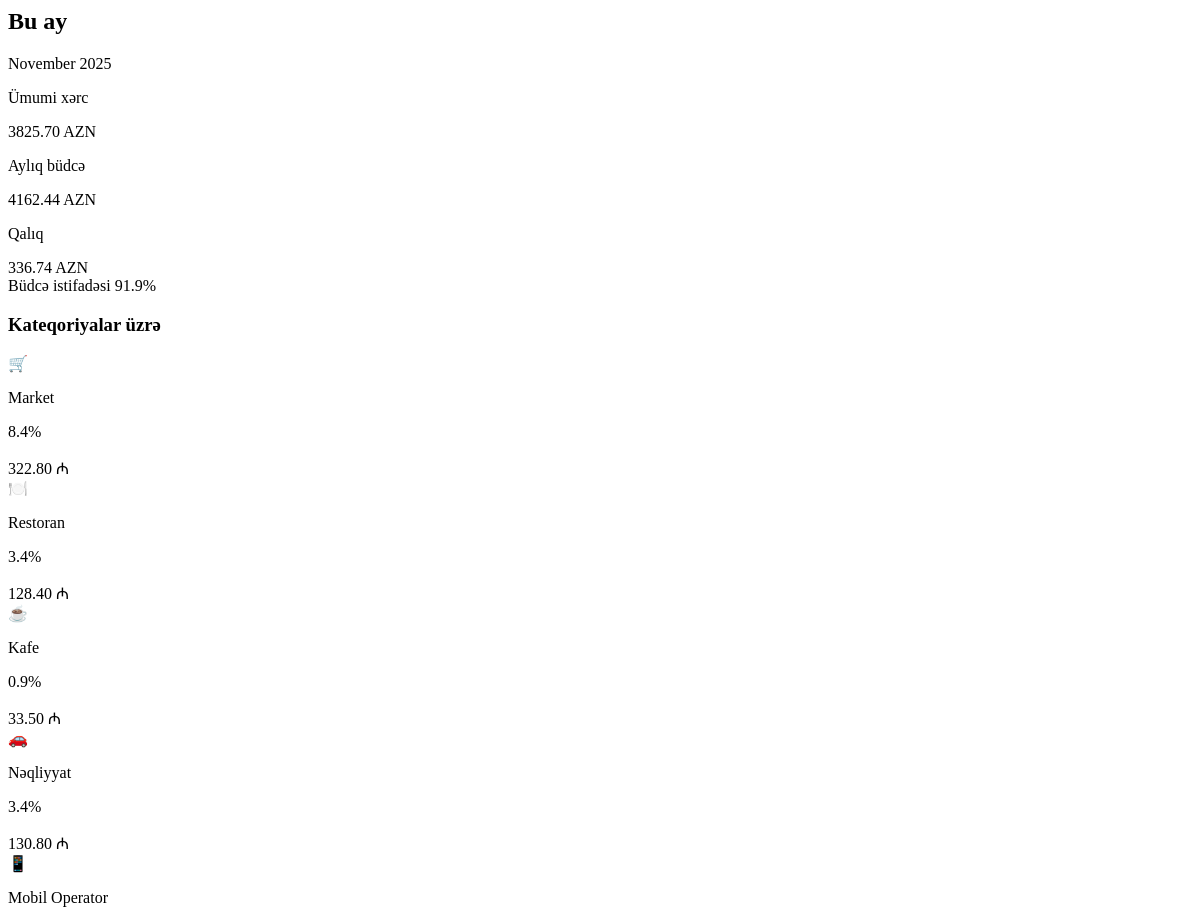
Before: /api/dashboard-updates (signed in, upper part) with the older database file.
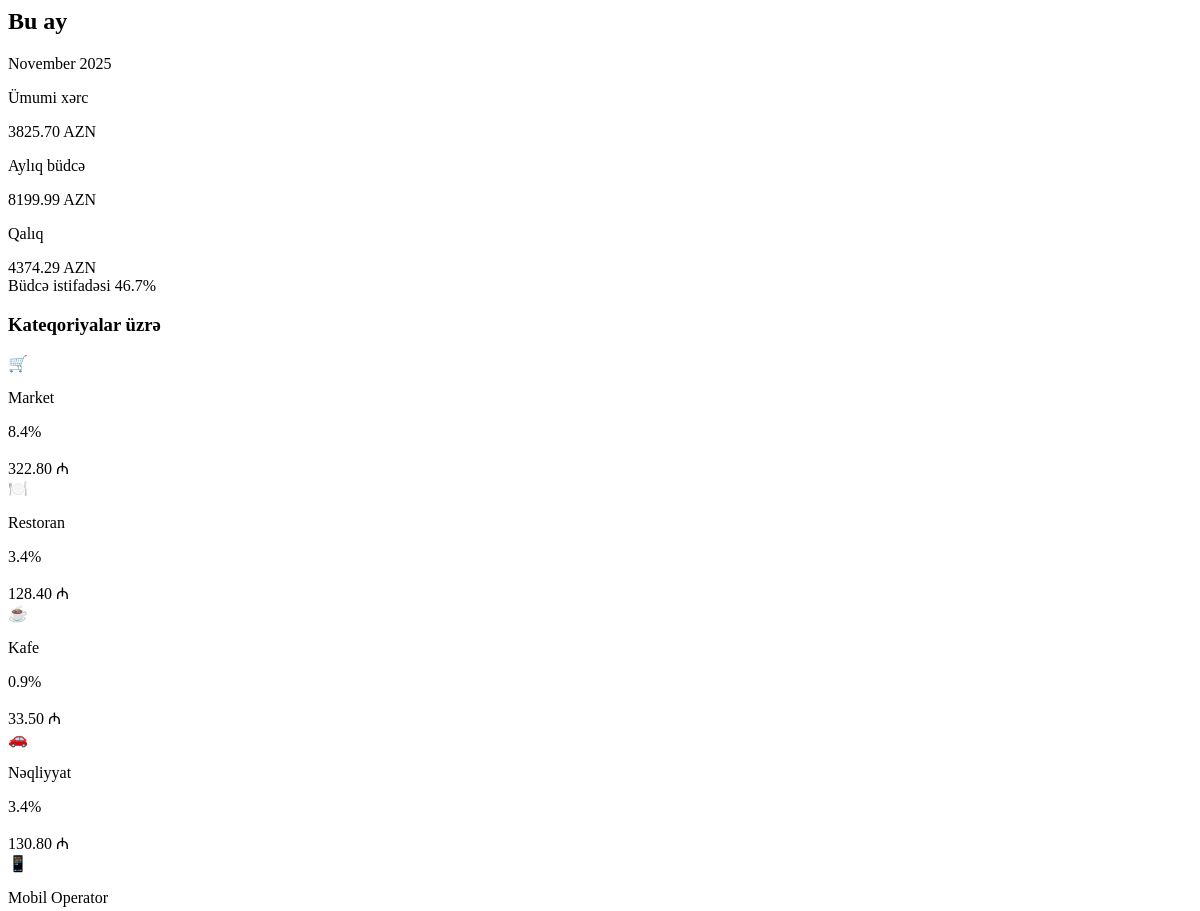
After: the same page with the newer database file.
### models.py (models this page shows, shortened)
class User(Base):
    __tablename__ = "users"
    id = Column(Integer, primary_key=True, index=True)
    username = Column(String, unique=True, index=True, nullable=False)
    password_hash = Column(String, nullable=True)  # Hashed password (nullable for demo user)
    monthly_income = Column(Float, nullable=True)  # Monthly salary/income
    monthly_budget = Column(Float, default=1000.0)
    xp_points = Column(Integer, default=0)
    level_title = Column(String, default="Rookie")
    last_rewarded_month = Column(String, nullable=True)  # Format: "YYYY-MM"
    preferred_language = Column(String, default="az")  # az, en, ru
    voice_enabled = Column(Boolean, default=True)
    daily_budget_limit = Column(Float, nullable=True)
    currency = Column(String, default="AZN")  # Display/Base currency
    personality_mode = Column(String, default="normal")  # normal, mom, strict
    is_premium = Column(Boolean, default=False)  # Premium subscription status
    readability_mode = Column(Boolean, default=False)  # Accessibility mode for vision-impaired users
    coins = Column(Integer, default=0)  # FinMate Coins for reward system
    ai_name = Column(String, default="FinMate")  # Customizable AI name
    ai_attitude = Column(String, default="Professional")  # Strict, Funny, Sarcastic, Supportive
    ai_style = Column(String, default="Formal")  # Slang, Shakespearean, Dialect, Short
    ai_persona_mode = Column(String, default="Auto")  # Auto (behavioral profiling) or Manual
    login_streak = Column(Integer, default=0)
    last_login_date = Column(Date, nullable=True)
    created_at = Column(DateTime, default=datetime.utcnow)
    expenses = relationship("Expense", back_populates="user", cascade="all, delete-orphan")
    chat_messages = relationship("ChatMessage", back_populates="user", cascade="all, delete-orphan")
    xp_logs = relationship("XPLog", back_populates="user", cascade="all, delete-orphan")
    dreams = relationship("Dream", back_populates="user", cascade="all, delete-orphan")

### main.py (the view)
@app.get("/api/dashboard-updates")
async def get_dashboard_updates(request: Request, db: Session = Depends(get_db)):
    user = get_current_user(request, db)
    if not user:
        raise HTTPException(status_code=401, detail="Authentication required")
    now = datetime.now()
    start_of_month = datetime(now.year, now.month, 1)
    expenses = db.query(Expense).filter(
        Expense.user_id == user.id,
        Expense.date >= start_of_month
    ).all()
    total_spending = sum(e.amount for e in expenses)
    category_data = {}
    for exp in expenses:
        category_data[exp.category] = category_data.get(exp.category, 0) + exp.amount
    budget_percentage = 0
    if user.monthly_budget > 0:
        budget_percentage = (total_spending / user.monthly_budget) * 100
    recent_expenses = db.query(Expense).filter(
        Expense.user_id == user.id
    ).order_by(Expense.created_at.desc()).limit(10).all()
    return templates.TemplateResponse("partials/dashboard_updates.html", {
        "request": request,
        "user": user,
        "total_spending": total_spending,
        "budget_percentage": budget_percentage,
        "category_data": category_data,
        "recent_expenses": recent_expenses,
        "now": now,
        "min": min,
        "float": float
    })

### templates/partials/dashboard_updates.html (shortened to what the changed rows need)
<div id="dashboard-stats" hx-swap-oob="true" class="glass-card p-6 slide-up desktop-full-width">
    <div class="flex items-center justify-between mb-4">
        <h2 class="text-xl font-bold text-white">Bu ay</h2>
    </div>
    <div class="grid grid-cols-1 md:grid-cols-3 gap-6">
        <div>
            <div class="flex items-end gap-2">
                <span class="text-4xl font-bold text-white">{{ "%.2f"|format(user.monthly_budget) }}</span>
                <span class="text-lg text-white/70 mb-1">AZN</span>
            </div>
        </div>
        <div>
            <div class="flex items-end gap-2">
                <span
                    class="text-4xl font-bold {% if (user.monthly_budget - total_spending) < 0 %}text-red-400{% else %}text-green-400{% endif %}">
                    {{ "%.2f"|format(user.monthly_budget - total_spending) }}
                </span>
                <span class="text-lg text-white/70 mb-1">AZN</span>
            </div>
        </div>
    </div>
    <div class="mt-6">
        <div class="flex justify-between items-center mb-2">
            <span class="text-sm text-white/70">Büdcə istifadəsi</span>
            <span class="text-sm font-bold text-white">{{ "%.1f"|format(budget_percentage) }}%</span>
        </div>
    </div>
</div>

Changed rows visible on the page:
changed User: monthly_budget "4162.44" → "8199.99"; user.monthly_budget-total_spending "336.74" → "4374.29"
Other visible differences:
{{ "%.1f"|format(budget_percentage) }}: "91.9" → "46.7"
